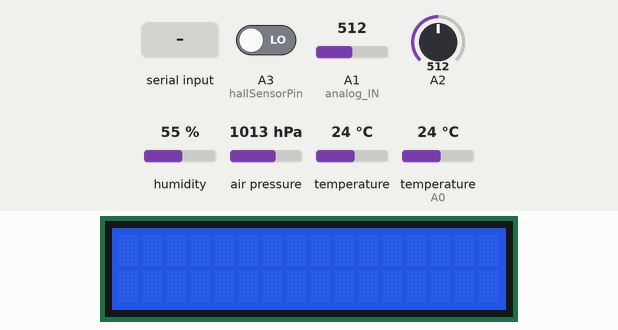
Bench run of a sketch on a simulated Arduino Uno, built with avr-gcc and run on an emulated ATmega328P. Parts: 16×2 character LCD. The test bench sets the inputs (shaded band); at power-on: A1 (analog_IN) = 512, A2 = 512, A3 (hallSensorPin) LOW, humidity 55 %, air pressure 1013 hPa, temperature 24 °C, temperature (sensor on A0) 24 °C. What the sketch prints to the serial monitor is not drawn.

Above: at 1.2 s.
1.3 s: "x" received over Serial
At 4.1 s:
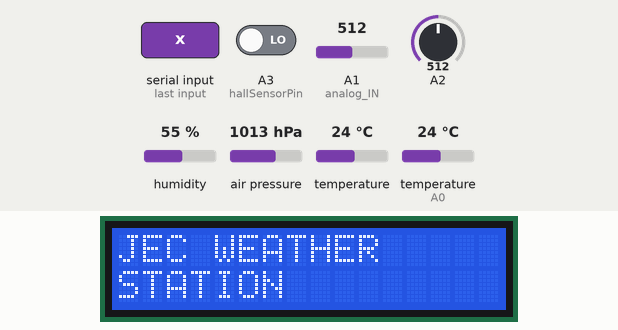
4.3 s: A1 (analog_IN) set to 716
At 6.1 s:
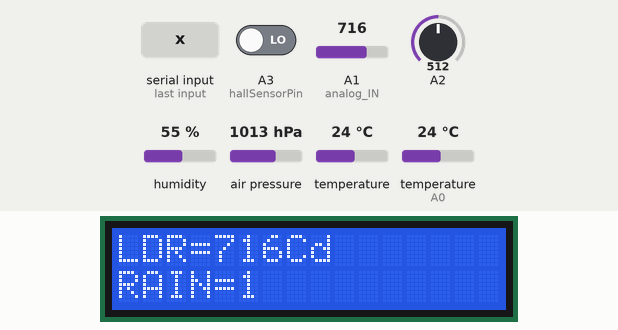
At 7.2 s:
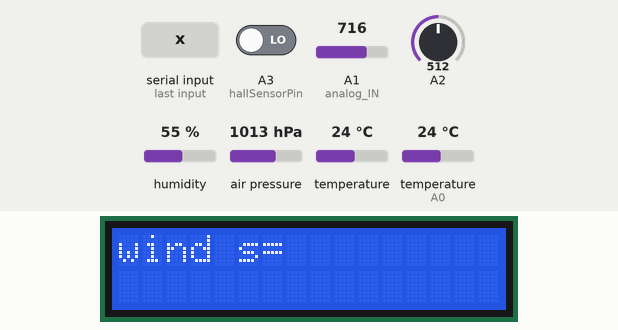
Timing chart, 0 to 8.7 s (numbered marks = the images above; inputs shaded):
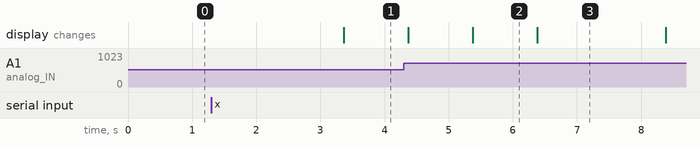

Measured:
- after the input at 1.3 s, the display: changes after 2.1 s (image 1)
- what the display in image 2 shows lasts 1.0 s, from 5.4 s to 6.4 s

The sketch:

fcode_and_lcd.ino
```cpp
#include <LiquidCrystal.h>
const int rs = 12, en = 11, d4 = 5, d5 = 4, d6 = 3, d7 = 2;
LiquidCrystal lcd(12,11,5,4,3,2);


#include "dht.h"
#define dht_apin A0

dht DHT;
int LED = 11;
int analog_IN = A1;
const int sensorMin = 0;
const int sensorMax = 1024;

const int hallSensorPin = A3;
const unsigned long sampleTime = 2000;
const int maxRPM = 1260;
int rpmMaximum = 0;

#include <SFE_BMP180.h>
#include <Wire.h>
SFE_BMP180 pressure;
#define ALTITUDE 1655.0


void setup(){
  pinMode(LED, OUTPUT);
  pinMode(analog_IN, INPUT);
  pinMode(hallSensorPin,INPUT);
  Serial.begin(9600);
  lcd.begin(16, 2);
  lcd.print("JEC WEATHER");
  lcd.setCursor(0, 1);
  lcd.print("STATION");
  lcd.clear();
  if (pressure.begin())
  Serial.print("");
  else
  {
  Serial.print("");

  }

  }

void loop(){


      if(Serial.available()>0) {
      char x = Serial.read();
      if(x=='x') {

        DHT.read11(dht_apin);

        Serial.print(DHT.humidity);
        Serial.print(",");

        Serial.print(DHT.temperature);
        Serial.print(",");

        int Value = analogRead(analog_IN);

        Serial.print(Value);
        Serial.print(",");

        int sensorReading = analogRead(A2);
        int range = map(sensorReading, sensorMin, sensorMax, 0, 3);
        switch (range)
        {
        case 0:    // Sensor getting wet
        Serial.print("F");
        Serial.print(",");
        break;
        case 1:    // Sensor getting wet
        Serial.print("R");
        Serial.print(",");
        break;
        case 2:    // Sensor dry - To shut this up delete the " Serial.println("Not Raining"); " below.
        Serial.print("NR");
        Serial.print(",");
        break;
        }


  char status;
  double T,P,p0,a;

  status = pressure.startTemperature();
  if (status != 0)
  {

    delay(status);

    status = pressure.getTemperature(T);
    if (status != 0)
    {
      // Print out the measurement:
      //Serial.print("temperature: ");
      //Serial.print(T,2);
      //Serial.print(" deg C, ");
      //Serial.print((9.0/5.0)*T+32.0,2);
      //Serial.print(" deg F");

       status = pressure.startPressure(3);
      if (status != 0)
      {

        delay(status);

        status = pressure.getPressure(P,T);
        if (status != 0)
        {


          Serial.print(P,2);
          Serial.print(",");
          Serial.print(P*0.0295333727,2);
          Serial.print(",");


          p0 = pressure.sealevel(P,ALTITUDE); // we're at 1655 meters (Boulder, CO)

          Serial.print(p0,2);
          Serial.print(",");
          Serial.print(p0*0.0295333727,2);
          Serial.print(",");


          a = pressure.altitude(P,p0);
          //Serial.print("computed altitude: ");
          //Serial.print(a,0);
          //Serial.print(" meters, ");
          //Serial.print(a*3.28084,0);
          //Serial.println(" feet");
        }
        else Serial.print("error retrieving pressure measurement\n");
      }
      else Serial.print("error starting pressure measurement\n");
    }
    else Serial.print("error retrieving temperature measurement\n");
  }
  else Serial.print("error starting temperature measurement\n");


        int rpm = getRPM();
        if (rpm > rpmMaximum) rpmMaximum = rpm;
        lcd.clear();
        displayRPM(rpm);
        displayBar(rpm);


         lcd.setCursor(0, 0);
        lcd.print("JEC WEATHER");
        lcd.setCursor(0, 1);
        lcd.print("STATION");
        delay(1000);
        lcd.clear();
        lcd.setCursor(0, 0);
        lcd.print("TEMP=");
        lcd.print(DHT.temperature);
        lcd.print("C");
        lcd.setCursor(0, 1);
        lcd.print("HUM=");
        lcd.print(DHT.humidity);
        lcd.print("%");
        delay(1000);
        lcd.clear();
        lcd.setCursor(0, 0);
        lcd.print("LDR=");
        lcd.print(analogRead(analog_IN));
        lcd.print("Cd");
        lcd.setCursor(0, 1);
        lcd.print("RAIN=");
        lcd.print(map(analogRead(A2), sensorMin, sensorMax, 0, 3));
        delay(1000);
        lcd.clear();
        lcd.setCursor(0, 0);
        lcd.print("wind s=");
        lcd.print(getRPM());
        lcd.print("rpm");
        lcd.setCursor(0, 1);
        lcd.print("max s=");
        lcd.print(rpmMaximum);
        lcd.print("rpm");
       delay(1000);
        lcd.clear();
        lcd.setCursor(0, 0);
        lcd.print("press=");
        //lcd.print(bmp180.startPressure);
        lcd.print("hPa");

       delay(1000);
        lcd.clear();
        } // bracket for x


        }

}


        int getRPM()
        {
        int count = 0;
        boolean countFlag = LOW;
        unsigned long currentTime = 0;
        unsigned long startTime = millis();
        while (currentTime <= sampleTime)
        {
        if (digitalRead(hallSensorPin) == HIGH)
         {
        countFlag = HIGH;
         }
        if (digitalRead(hallSensorPin) == LOW && countFlag == HIGH)
        {
        count++;
        countFlag=LOW;
        }
        currentTime = millis() - startTime;
        }
        int countRpm = int(60000/float(sampleTime))*count;
        return countRpm;
        }

      void displayRPM(int rpm)
      {


      Serial.print(rpm);
      Serial.print(",");

      Serial.println(rpmMaximum);
    //  Serial.print(",");


      }

      void displayBar(int rpm)
      {
      int numOfBars=map(rpm,0,maxRPM,0,15);


      //lcd.setCursor(0,1);
      if (rpm!=0)
      {
      for (int i=0; i<=numOfBars; i++)
      {
      // lcd.setCursor(i,1);
      // lcd.write(1023);

      }
      }
      }
```
